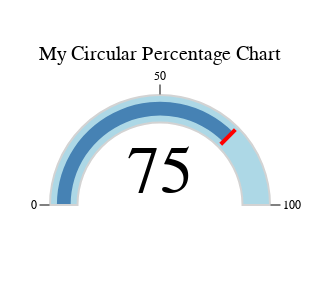

Write notebook code for a chart like this one.
### Code cell
class ForecastPlot:
    def __init__(self, data, split):
        self.data = data
        self.split = split

    def plot_forecast(self, original_data, forecast_values, lower_bound, upper_bound,
                      title='Time Series Forecasting', xlabel='Date'):
        fig = go.Figure()

        # Plot original data
        fig.add_trace(go.Scatter(
            x=original_data.index,
            y=original_data,
            mode='lines',
            name='Original Data'
        ))

        # Plot forecast
        fig.add_trace(go.Scatter(
            x=pd.date_range(start=original_data.index[-1], periods=len(forecast_values)+1, freq='MS')[1:],
            y=forecast_values,
            mode='lines',
            name='Forecast'
        ))

        # Plot prediction intervals
        fig.add_trace(go.Scatter(
            x=pd.date_range(start=original_data.index[-1], periods=len(lower_bound)+1, freq='MS')[1:],
            y=lower_bound,
            mode='lines',
            name='Lower Bound'
        ))

        fig.add_trace(go.Scatter(
            x=pd.date_range(start=original_data.index[-1], periods=len(upper_bound)+1, freq='MS')[1:],
            y=upper_bound,
            mode='lines',
            name='Upper Bound'
        ))

        fig.update_layout(
            title=title,
            xaxis_title=xlabel,
            yaxis_title='Values',
            font=dict(size=14, color='#000000'),
            legend=dict(
                orientation='h', 
                yanchor='bottom',
                y=1.02,
                xanchor='right',
                x=1,
                # bgcolor='rgba(0, 0, 0, 0.7)',  
                bordercolor='rgba(255, 255, 255, 0.5)',  
                borderwidth=1,                        
                font=dict(size=12, color='#000000'),   
                
            ),
                height= 600,
            paper_bgcolor='rgba(0,0,0,0)',
            plot_bgcolor='rgba(0,0,0,0)',
            xaxis=dict(
                gridcolor='#666666', 
                zerolinecolor='#666666'
            ),
            yaxis=dict(
                gridcolor='#666666', 
                zerolinecolor='#666666'  
            )
        )

        fig.show()


class SARIMAModel(ForecastPlot):
    
    def __init__(self, data, column, split = 0.8):
        super().__init__(data, split)
        self.rvColumn = column
        self.model = None
        self.results = None
        self.mae_error = None
        self.mse_error = None
        self.r2 = None
        self.rmse = None
        self.mape = None

    def train_model(self, order, seasonal_order):
        self.model = sm.tsa.SARIMAX(self.data[self.rvColumn], order=order, seasonal_order=seasonal_order)
        self.results = self.model.fit(disp=0)


    def test_metrics(self, order, seasonal_order):
        self.tr, self.ts = train_test_split(self.data, train_size=self.split, shuffle=False)
        mdl = sm.tsa.SARIMAX(self.tr[self.rvColumn], order=order, seasonal_order=seasonal_order)
        rs = mdl.fit(disp=0)

        fc = rs.get_forecast(steps=len(self.ts))
        fcv = fc.predicted_mean

        self.mae_error = mean_absolute_error(self.ts, fcv)
        self.mse_error = mean_squared_error(self.ts, fcv)
        self.r2 = r2_score(self.ts, fcv)
        self.rmse = root_mean_squared_error(self.ts, fcv)
        self.mape = mean_absolute_percentage_error(self.ts, fcv)

    def plot_forecast(self, n_months, title='Time Series Forecasting', xlabel='Date'):
        forecast = self.results.get_forecast(steps=n_months)
        forecast_values = forecast.predicted_mean
        confidence_intervals = forecast.conf_int()
        
        super().plot_forecast(self.data[self.rvColumn], forecast_values, 
                              confidence_intervals.iloc[:, 0], confidence_intervals.iloc[:, 1],
                              title=title, xlabel=xlabel)


class ARIMAModel(ForecastPlot):
    
    def __init__(self, data, column, split=0.8):
        super().__init__(data, split)
        self.rvColumn = column
        self.model = None
        self.results = None
        self.mae_error = None
        self.mse_error = None
        self.r2 = None
        self.rmse = None
        self.mape = None

    def train_model(self, order):
        self.model = sm.tsa.ARIMA(self.data[self.rvColumn], order=order)
        self.results = self.model.fit()

    def test_metrics(self, order):
        self.tr, self.ts = train_test_split(self.data, train_size=self.split, shuffle=False)
        mdl = sm.tsa.ARIMA(self.tr[self.rvColumn], order=order)
        rs = mdl.fit()

        fc = rs.get_forecast(steps=len(self.ts))
        fcv = fc.predicted_mean
        self.mae_error = mean_absolute_error(self.ts, fcv)
        self.mse_error = mean_squared_error(self.ts, fcv)
        self.r2 = r2_score(self.ts, fcv)
        self.rmse = root_mean_squared_error(self.ts, fcv)
        self.mape = mean_absolute_percentage_error(self.ts, fcv)

    def plot_forecast(self, n_months, title='Time Series Forecasting', xlabel='Date'):
        forecast = self.results.get_forecast(steps=n_months)
        forecast_values = forecast.predicted_mean
        confidence_intervals = forecast.conf_int()
        
        super().plot_forecast(self.data[self.rvColumn], forecast_values, 
                              confidence_intervals.iloc[:, 0], confidence_intervals.iloc[:, 1],
                              title=title, xlabel=xlabel)
        


class TimeSeriesAnalyzer:
    def __init__(self, data, seasonal=True, m=12, trace=True, suppress_warnings=True):
        self.data = data
        self.seasonal = seasonal
        self.m = m
        self.trace = trace
        self.suppress_warnings = suppress_warnings
        self.best_arima_order = None
        self.best_sarima_order = None

    def find_best_orders(self):
        stepwise_fit = auto_arima(self.data, 
                                  seasonal=self.seasonal,
                                  m=self.m,
                                  trace=self.trace,
                                  suppress_warnings=self.suppress_warnings)

        # Get the best ARIMA and SARIMA orders
        self.best_arima_order = stepwise_fit.get_params()['order']
        self.best_sarima_order = stepwise_fit.get_params()['seasonal_order']

    def display_best_orders(self):
        print("Best ARIMA Order:", self.best_arima_order)
        print("Best SARIMA Order:", self.best_sarima_order)



import plotly.graph_objects as go

def create_circular_percentage_chart(percentage, title='Circular Percentage Chart'):
    # Create the figure for the circular gauge
    fig = go.Figure(go.Indicator(
        mode="gauge+number",  # Set the mode to display gauge and number
        value=percentage,  # Set the value (percentage) to be displayed
        title={'text': title, 'font': {'size': 20}},  # Set the title of the chart with larger font size
        gauge={'axis': {'range': [None, 100], 'tickwidth': 2, 'tickcolor': "gray", 'ticklen': 10, 'tickfont': {'size': 12}},  # Customize the axis ticks
               'bar': {'color': "steelblue"},  # Set the color of the gauge bar
               'bgcolor': "white",  # Set the background color of the gauge
               'borderwidth': 2,  # Set the border width
               'bordercolor': "lightgray",  # Set the border color
               'steps': [
                   {'range': [0, 100], 'color': "lightblue"}],  # Set the color range for the gauge
               'threshold': {'line': {'color': "red", 'width': 4},  # Set the threshold line color and width
                             'thickness': 0.75,  # Set the thickness of the threshold line
                             'value': percentage}}  # Set the threshold value (same as percentage)
    ))

    # Update layout properties for the figure
    fig.update_layout(
        height=300,  # Set the height of the chart
        width=300,  # Set the width of the chart
        margin=dict(t=50, b=50, l=50, r=50),  # Set margins for better spacing
        font={'color': 'black', 'family': 'Arial'},  # Set font color and family
        plot_bgcolor='rgba(0,0,0,0)',  # Set plot background color
        paper_bgcolor='rgba(0,0,0,0)',  # Set paper background color
    )

    # Show the chart
    fig.show()

# Example usage: Display a circular percentage chart with 75% filled
create_circular_percentage_chart(75, title='My Circular Percentage Chart')

### Figure 1 — Plotly figure (JSON) as saved in the notebook; plotly's stock layout.template omitted (floating-point values rounded to 4 significant figures)
{"data": [{"gauge": {"axis": {"range": [null, 100], "tickcolor": "gray", "tickfont": {"size": 12}, "ticklen": 10, "tickwidth": 2}, "bar": {"color": "steelblue"}, "bgcolor": "white", "bordercolor": "lightgray", "borderwidth": 2, "steps": [{"color": "lightblue", "range": [0, 100]}], "threshold": {"line": {"color": "red", "width": 4}, "thickness": 0.75, "value": 75}}, "mode": "gauge+number", "title": {"font": {"size": 20}, "text": "My Circular Percentage Chart"}, "type": "indicator", "value": 75}], "layout": {"font": {"color": "black", "family": "Arial"}, "height": 300, "margin": {"b": 50, "l": 50, "r": 50, "t": 50}, "paper_bgcolor": "rgba(0,0,0,0)", "plot_bgcolor": "rgba(0,0,0,0)", "width": 300}}
